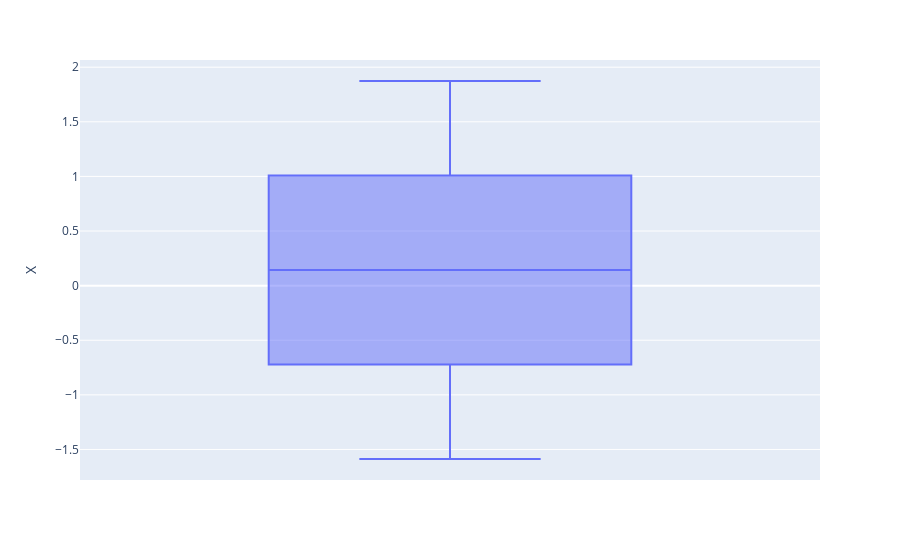
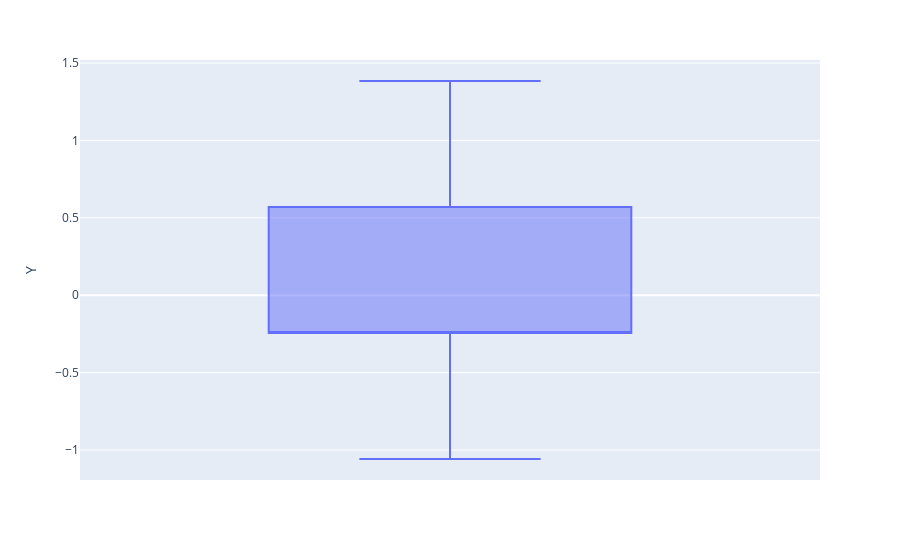
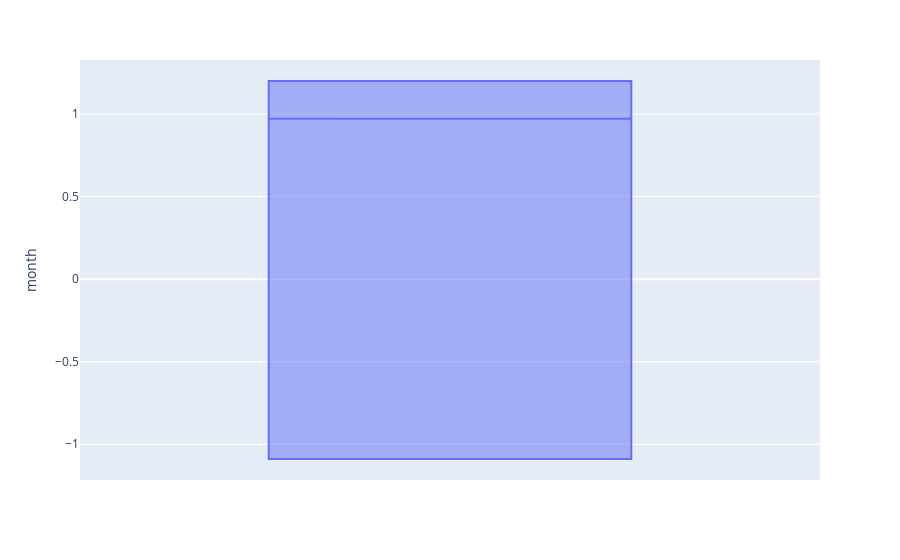
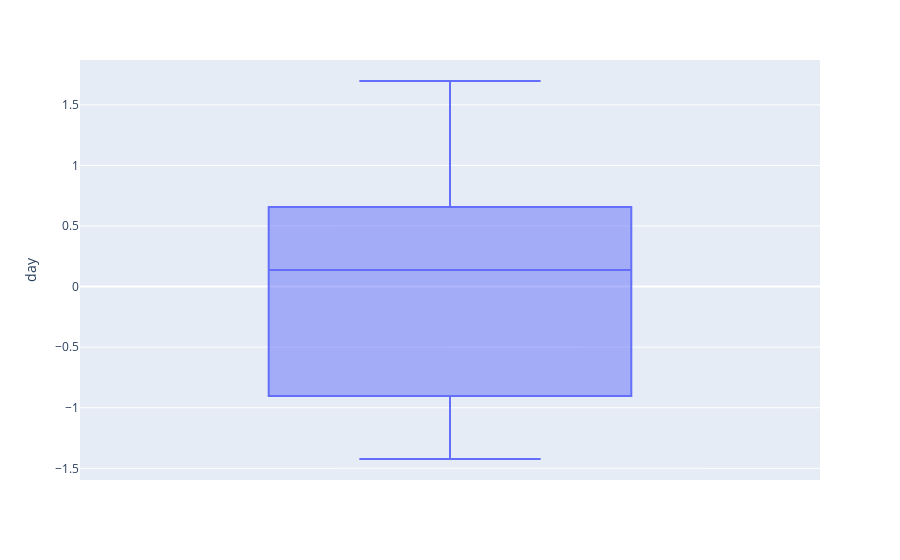

Notebook code for these charts, in order:
### Code cell
for col in df.columns:
    fig = px.box(df[col], y = col)
    fig.show()

### Figure 1 — Plotly figure (JSON) as saved in the notebook; plotly's stock layout.template omitted (floating-point values rounded to 4 significant figures; data arrays with more than 128 entries replaced by an {"elided": "..."} marker saying what was removed)
{"data": [{"alignmentgroup": "True", "hovertemplate": "X=%{y}<extra></extra>", "legendgroup": "", "marker": {"color": "#636efa"}, "name": "", "notched": false, "offsetgroup": "", "orientation": "v", "showlegend": false, "type": "box", "x0": " ", "xaxis": "x", "y": {"elided": "310 float values"}, "y0": " ", "yaxis": "y"}], "layout": {"boxmode": "group", "legend": {"tracegroupgap": 0}, "margin": {"t": 60}, "xaxis": {"anchor": "y", "domain": [0, 1]}, "yaxis": {"anchor": "x", "domain": [0, 1], "title": {"text": "X"}}}}

### Figure 2 — Plotly figure (JSON) as saved in the notebook; plotly's stock layout.template omitted (floating-point values rounded to 4 significant figures; data arrays with more than 128 entries replaced by an {"elided": "..."} marker saying what was removed)
{"data": [{"alignmentgroup": "True", "hovertemplate": "Y=%{y}<extra></extra>", "legendgroup": "", "marker": {"color": "#636efa"}, "name": "", "notched": false, "offsetgroup": "", "orientation": "v", "showlegend": false, "type": "box", "x0": " ", "xaxis": "x", "y": {"elided": "310 float values"}, "y0": " ", "yaxis": "y"}], "layout": {"boxmode": "group", "legend": {"tracegroupgap": 0}, "margin": {"t": 60}, "xaxis": {"anchor": "y", "domain": [0, 1]}, "yaxis": {"anchor": "x", "domain": [0, 1], "title": {"text": "Y"}}}}

### Figure 3 — Plotly figure (JSON) as saved in the notebook; plotly's stock layout.template omitted (floating-point values rounded to 4 significant figures; data arrays with more than 128 entries replaced by an {"elided": "..."} marker saying what was removed)
{"data": [{"alignmentgroup": "True", "hovertemplate": "month=%{y}<extra></extra>", "legendgroup": "", "marker": {"color": "#636efa"}, "name": "", "notched": false, "offsetgroup": "", "orientation": "v", "showlegend": false, "type": "box", "x0": " ", "xaxis": "x", "y": {"elided": "310 float values"}, "y0": " ", "yaxis": "y"}], "layout": {"boxmode": "group", "legend": {"tracegroupgap": 0}, "margin": {"t": 60}, "xaxis": {"anchor": "y", "domain": [0, 1]}, "yaxis": {"anchor": "x", "domain": [0, 1], "title": {"text": "month"}}}}

### Figure 4 — Plotly figure (JSON) as saved in the notebook; plotly's stock layout.template omitted (floating-point values rounded to 4 significant figures; data arrays with more than 128 entries replaced by an {"elided": "..."} marker saying what was removed)
{"data": [{"alignmentgroup": "True", "hovertemplate": "day=%{y}<extra></extra>", "legendgroup": "", "marker": {"color": "#636efa"}, "name": "", "notched": false, "offsetgroup": "", "orientation": "v", "showlegend": false, "type": "box", "x0": " ", "xaxis": "x", "y": {"elided": "310 float values"}, "y0": " ", "yaxis": "y"}], "layout": {"boxmode": "group", "legend": {"tracegroupgap": 0}, "margin": {"t": 60}, "xaxis": {"anchor": "y", "domain": [0, 1]}, "yaxis": {"anchor": "x", "domain": [0, 1], "title": {"text": "day"}}}}
